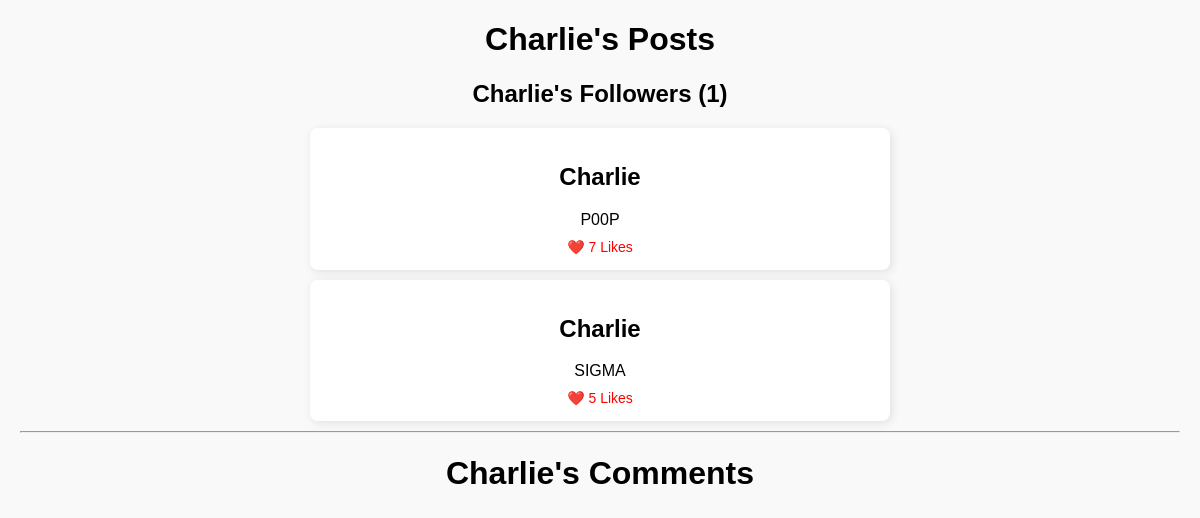
The app's page /user/Charlie/ with its own data.
### tables this page shows
CREATE TABLE users (
                                user_id INTEGER PRIMARY KEY,
                                username TEXT NOT NULL,
                                intrests TEXT
                            );

CREATE TABLE posts (
                                post_id INTEGER PRIMARY KEY AUTOINCREMENT,
                                user_id NOT NULL,
                                content TEXT,
                                likes INT,
                                created_at TIMESTAMP DEFAULT CURRENT_TIMESTAMP,
                                FOREIGN KEY (user_id) REFERENCES users (user_id)
                            );

### app.py (the view)
@app.route("/user/<string:username>/")
def user_page(username):
    conn = sqlite3.connect("database.db")
    cursor = conn.cursor()
    cursor.execute("SELECT user_id FROM users WHERE username = ?", (username,))
    row = cursor.fetchone()
    conn.close()
    user_id = row[0]
    posts = get_all_posts_with_likes()
    user_comments = get_user_comments(user_id)
    followers = get_user_followers(user_id)
    user_posts = [post for post in posts if post[1] == username]
    return render_template("user_page.html",
                           username=username,
                           user_posts=user_posts,
                           user_comments=user_comments,
                           followers=followers)

### app.py (called while the page is built)
def get_user_comments(user_id):
    conn = sqlite3.connect("database.db")
    cursor = conn.cursor()
    cursor.execute("""
        SELECT posts.content, comments.content
        FROM comments
        JOIN posts ON comments.post_id = posts.post_id
        WHERE comments.user_id = ?;
    """, (user_id,))
    user_comments = cursor.fetchall()
    conn.close()
    return user_comments

def get_all_posts_with_likes():
    conn = sqlite3.connect("database.db")
    cursor = conn.cursor()
    cursor.execute("""
       SELECT posts.post_id, users.username, posts.content,
       (SELECT COUNT(*) FROM likes WHERE likes.post_id = posts.post_id),
       posts.user_id
        FROM posts
        JOIN users ON posts.user_id = users.user_id
        ORDER BY posts.created_at DESC
        """)
    posts = cursor.fetchall()
    conn.close()
    return posts

def get_user_followers(user_id):
    conn = sqlite3.connect("database.db")
    cursor = conn.cursor()
    cursor.execute("""
        SELECT users.username
        FROM followers
        JOIN users ON followers.user1_id = users.user_id
        WHERE followers.user2_id = ?
    """, (user_id,))
    followers = [row[0] for row in cursor.fetchall()]
    conn.close()
    return followers

### templates/user_page.html (shortened to what this page needs)
<!DOCTYPE html>
<html>
<head>
</head>
<body>
<h1>{{ username }}'s Posts</h1>
<h2>{{ username }}'s Followers <strong>({{ followers | length }})</strong></h2>
<div class="profile-container">
    {% for post in user_posts %}
    <div class="post">
        <div class="username">
            <h2> {{ username }}</h2>
        </div>
        <div class="content">{{ post[2] }}</div>
        <div class="likes">❤️ {{ post[3] }} Likes</div>
    </div>
    {% endfor %}
</div>
<hr>
<h1 style="justify-self: center">{{ username }}'s Comments</h1>
</body>
</html>

### templates/user_page.html (style rules this page uses)
body { font-family: Arial, sans-serif; background-color: #f9f9f9; margin: 20px; }
.profile-container { width: 50%; margin: 0 auto; text-align: center; }
.post { background: white; padding: 15px; margin-bottom: 10px; border-radius: 8px; box-shadow: 2px 2px 10px rgba(0, 0, 0, 0.1); }
.content { margin: 10px 0; }
.likes { color: red; font-size: 14px; }
h1, h2 { justify-self: center; }

### records on screen
users: username "Charlie"
posts: username "Charlie", content "P00P", post "7"
posts: username "Charlie", content "SIGMA", post "5"

### other values on screen
{{ followers | length }} "1"
